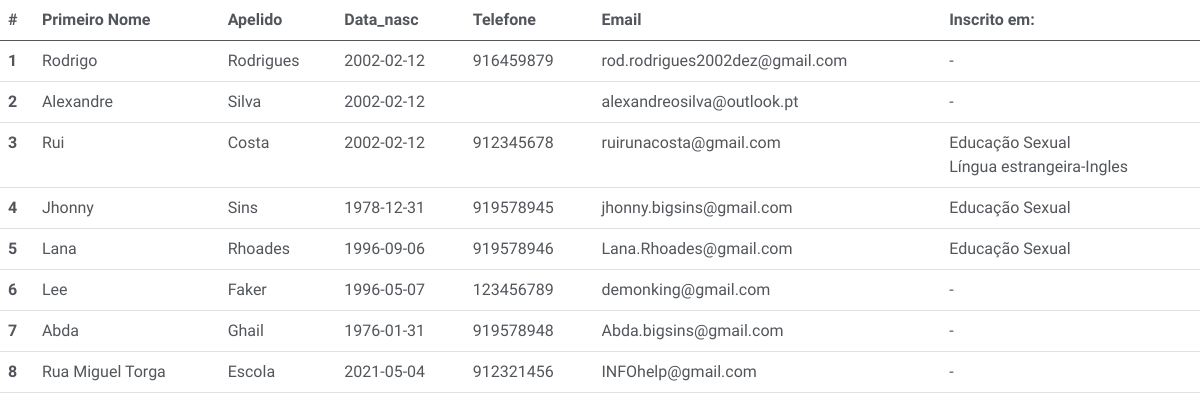
/utilizador.php, run on the app's committed database.
### tables this page shows
CREATE TABLE IF NOT EXISTS `utilizador` (
  `id_utilizador` int(11) NOT NULL AUTO_INCREMENT,
  `primeiro_nome` varchar(60) NOT NULL,
  `apelido` varchar(60) NOT NULL,
  `data_nasc` date DEFAULT NULL,
  `telefone` char(9) DEFAULT NULL,
  `email` varchar(100) NOT NULL,
  `pass` varchar(255) NOT NULL,
  `genero` enum('Masculino','Feminino','Indefenido') DEFAULT NULL,
  `perfil` enum('formando','admin') DEFAULT 'formando',
  PRIMARY KEY (`id_utilizador`),
  UNIQUE KEY `email` (`email`)
);

### utilizador.php (the view, shortened to what this page needs)
<?php
include "connection.php";
$query = "SELECT id_utilizador,primeiro_nome,apelido,data_nasc,telefone,email FROM utilizador";
$result = $conn->query($query);
?>
<!DOCTYPE html>
<html lang="en">
<head>
    <head>
    <link href="https://cdnjs.cloudflare.com/ajax/libs/font-awesome/5.10.0/css/all.min.css" rel="stylesheet">
    <link href="https://cdn.jsdelivr.net/npm/bootstrap-icons@1.4.1/font/bootstrap-icons.css" rel="stylesheet">
    <link href="lib/animate/animate.min.css" rel="stylesheet">
    <link href="lib/owlcarousel/assets/owl.carousel.min.css" rel="stylesheet">
    <link href="css/bootstrap.min.css" rel="stylesheet">
    <link href="css/style.css" rel="stylesheet">
</head>
</head>
<body>
<table class="table">
  <thead>
    <tr>
      <th scope="col">#</th>
      <th scope="col">Primeiro Nome</th>
      <th scope="col">Apelido</th>
      <th scope="col">Data_nasc</th>
      <th scope="col">Telefone</th>
      <th scope="col">Email</th>
      <th scope="col">Inscrito em:</th>
    </tr>
  </thead>
  <tbody>
  <?php
                if ($result->num_rows > 0) {
                    while ($row = $result->fetch_assoc()) { ?>
    <tr>
      <th scope="row"><?= $row['id_utilizador'] ?></th>
      <td><?= $row['primeiro_nome'] ?></td>
      <td><?= $row['apelido'] ?></td>
      <td><?= $row['data_nasc'] ?></td>
      <td><?= $row['telefone'] ?></td>
      <td><?= $row['email'] ?></td>
      <td><?php
      $query = "SELECT nome FROM lista_inscritos where id_utilizador=".$row['id_utilizador'];
      $result2 = $conn->query($query);
      if ($result2->num_rows > 0) {
        while ($row = $result2->fetch_assoc()) {
          echo($row['nome'].'<br>');
      }
                } else {
                    echo "-";
                }
      ?></td>
    </tr>
    <?php    }
                } else {
                    echo " 0 resultados";
                }
                ?>
</table>
</body>
</html>

### css/style.css (style rules this page uses)
:root { --primary: #06BBCC; --light: #F0FBFC; --dark: #181d38; }

### data on the page
utilizador: id_utilizador "1", primeiro_nome "Rodrigo", apelido "Rodrigues", data_nasc "2002-02-12", telefone "916459879", email "rod.rodrigues2002dez@gmail.com"
utilizador: id_utilizador "2", primeiro_nome "Alexandre", apelido "Silva", data_nasc "2002-02-12", email "alexandreosilva@outlook.pt"
utilizador: id_utilizador "3", primeiro_nome "Rui", apelido "Costa", data_nasc "2002-02-12", telefone "912345678", email "ruirunacosta@gmail.com", nome "Educação Sexual", nome "Língua estrangeira-Ingles"
utilizador: id_utilizador "4", primeiro_nome "Jhonny", apelido "Sins", data_nasc "1978-12-31", telefone "919578945", email "jhonny.bigsins@gmail.com", nome "Educação Sexual"
utilizador: id_utilizador "5", primeiro_nome "Lana", apelido "Rhoades", data_nasc "1996-09-06", telefone "919578946", email "Lana.Rhoades@gmail.com", nome "Educação Sexual"
utilizador: id_utilizador "6", primeiro_nome "Lee", apelido "Faker", data_nasc "1996-05-07", telefone "123456789", email "demonking@gmail.com"
utilizador: id_utilizador "7", primeiro_nome "Abda", apelido "Ghail", data_nasc "1976-01-31", telefone "919578948", email "Abda.bigsins@gmail.com"
utilizador: id_utilizador "8", primeiro_nome "Rua Miguel Torga", apelido "Escola", data_nasc "2021-05-04", telefone "912321456", email "INFOhelp@gmail.com"
